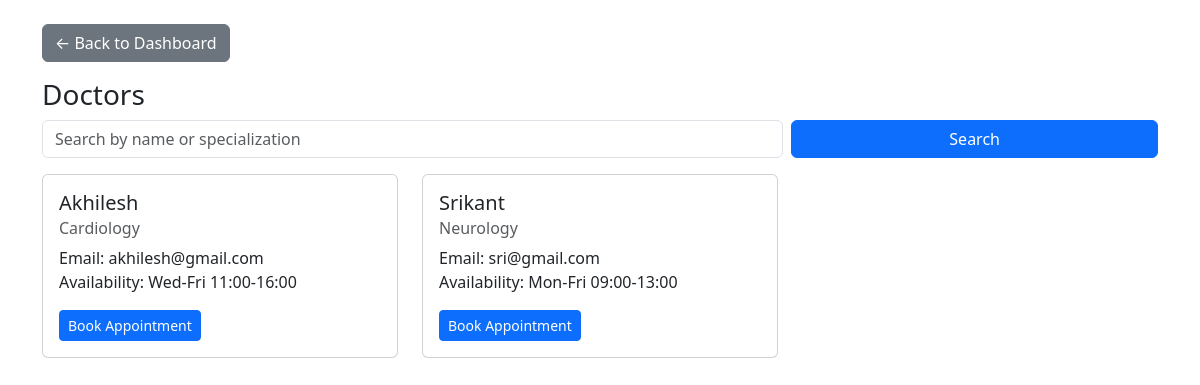
Before: /patient/doctors (signed in) with the older database file.
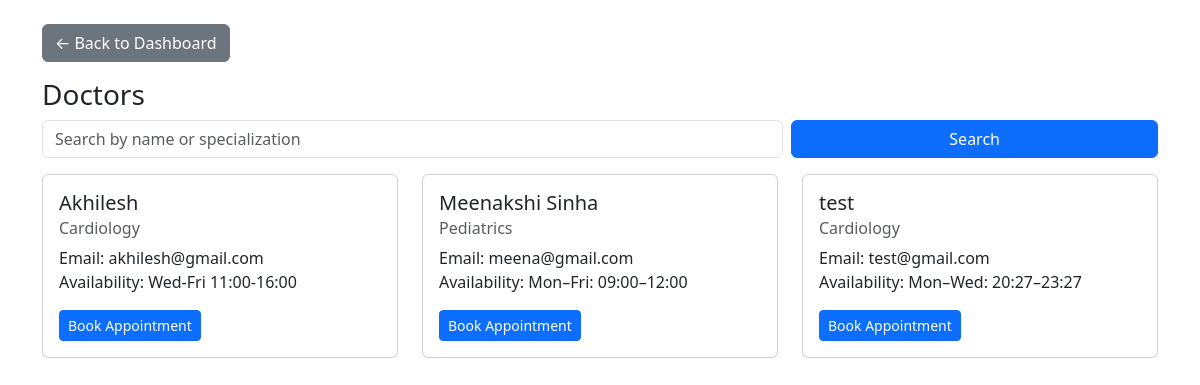
After: the same page with the newer database file.
### models.py (models this page shows, shortened)
class Doctor(db.Model):
    id = db.Column(db.Integer, primary_key=True)
    name = db.Column(db.String(100), nullable=False, index=True)
    specialization_id = db.Column(db.Integer, db.ForeignKey('department.id'), nullable=False)
    availability = db.Column(db.String(500), nullable=True)
    email = db.Column(db.String(100), unique=True, nullable=False, index=True)
    password = db.Column(db.String(200), nullable=False)
    contact = db.Column(db.String(20), nullable=True)
    is_active = db.Column(db.Boolean, default=True, nullable=False)   # blacklist / soft-delete
    created_at = db.Column(db.DateTime, default=datetime.utcnow)
    appointments = db.relationship('Appointment', backref='doctor', lazy=True)
    avail_slots = db.relationship('DoctorAvailability', backref='doctor', lazy=True, cascade="all, delete-orphan")

class Department(db.Model):
    id = db.Column(db.Integer, primary_key=True)
    name = db.Column(db.String(100), unique=True, nullable=False, index=True)
    description = db.Column(db.Text, nullable=True)
    created_at = db.Column(db.DateTime, default=datetime.utcnow)
    doctors = db.relationship('Doctor', backref='department', lazy=True)

### app.py (the view, shortened to what this page needs)
@app.route('/patient/doctors')
@patient_required
def patient_search_doctors():
    q = request.args.get('q', '').strip()
    dept_id = request.args.get('dept_id')
    query = Doctor.query.join(Department).filter(Doctor.is_active == True)
    if dept_id:
        query = query.filter(Doctor.specialization_id == dept_id)
    doctors = query.order_by(Doctor.name).all()
    return render_template('patient_doctors.html', doctors=doctors, q=q)

### app.py (called while the page is built)
def patient_required(func):
    from functools import wraps
    @wraps(func)
    def wrapper(*args, **kwargs):
        if session.get('role') != 'patient':
            flash("Patient login required", "warning")
            return redirect(url_for('login'))
        return func(*args, **kwargs)
    return wrapper

### templates/patient_doctors.html (shortened to what this page needs)
<!DOCTYPE html>
<html>
<head>
  <link href="https://cdn.jsdelivr.net/npm/bootstrap@5.3.0/dist/css/bootstrap.min.css" rel="stylesheet">
</head>
<body class="container mt-4">
  <a href="{{ url_for('patient_dashboard') }}" class="btn btn-secondary mb-3">← Back to Dashboard</a>
  <h3>Doctors</h3>
  <form method="get" class="row g-2 mb-3">
    <div class="col-md-8">
      <input type="text" name="q" class="form-control"
             placeholder="Search by name or specialization" value="{{ q or '' }}">
    </div>
    <div class="col-md-4">
      <button class="btn btn-primary w-100">Search</button>
    </div>
  </form>
  <div class="row">
    {% for d in doctors %}
    <div class="col-md-4 mb-3">
      <div class="card h-100">
        <div class="card-body">
          <h5 class="card-title">{{ d.name }}</h5>
          <h6 class="card-subtitle mb-2 text-muted">{{ d.department.name if d.department else '' }}</h6>
          <p class="card-text">
            Email: {{ d.email }}<br>
            Availability: {{ d.availability or 'Check slots' }}
          </p>
          <a href="{{ url_for('patient_book_appointment', doctor_id=d.id) }}" class="btn btn-sm btn-primary">
            Book Appointment
          </a>
        </div>
      </div>
    </div>
    {% else %}
    <p class="text-muted">No doctors found.</p>
    {% endfor %}
  </div>
</body>
</html>

Changed rows visible on the page:
no longer on this page (row edited): Doctor: name "Srikant", department "Neurology", email "sri@gmail.com", availability "Mon-Fri 09:00-13:00"
added Doctor: name "Meenakshi Sinha", department "Pediatrics", email "meena@gmail.com", availability "Mon–Fri: 09:00–12:00"
added Doctor: name "test", department "Cardiology", email "test@gmail.com", availability "Mon–Wed: 20:27–23:27"
